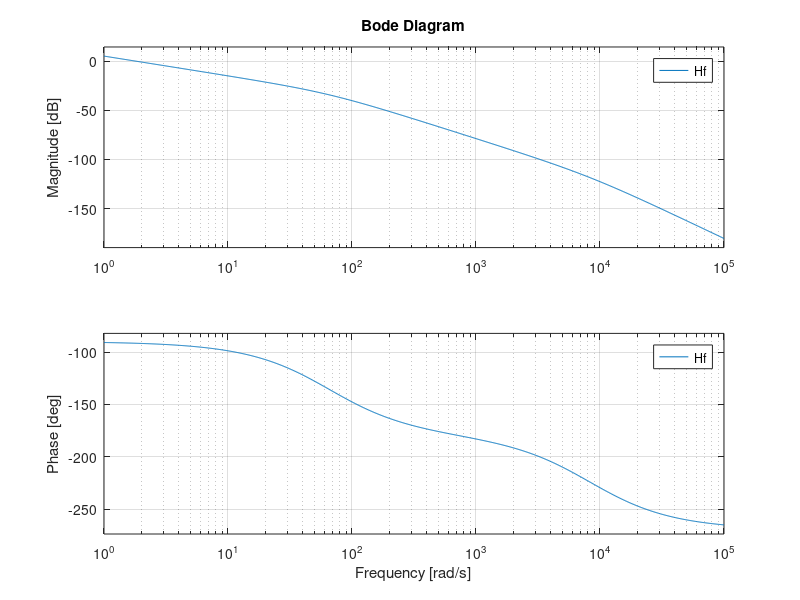
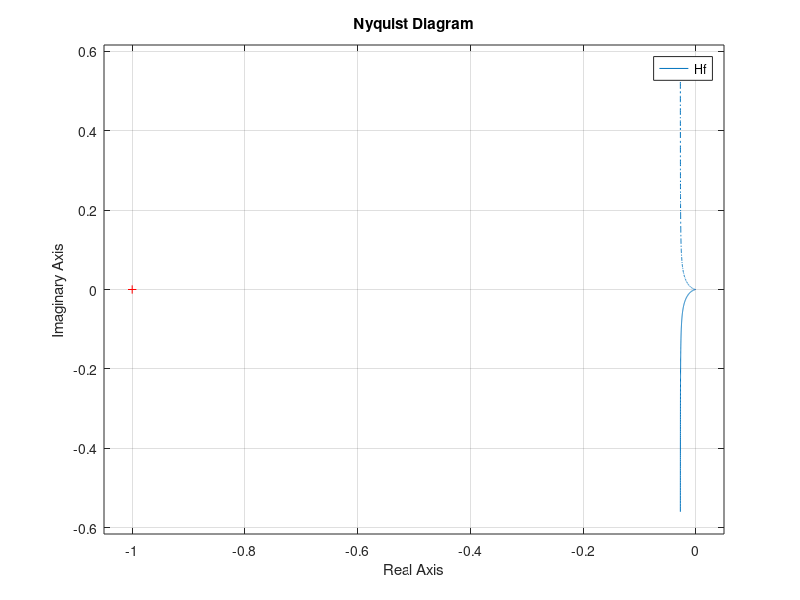
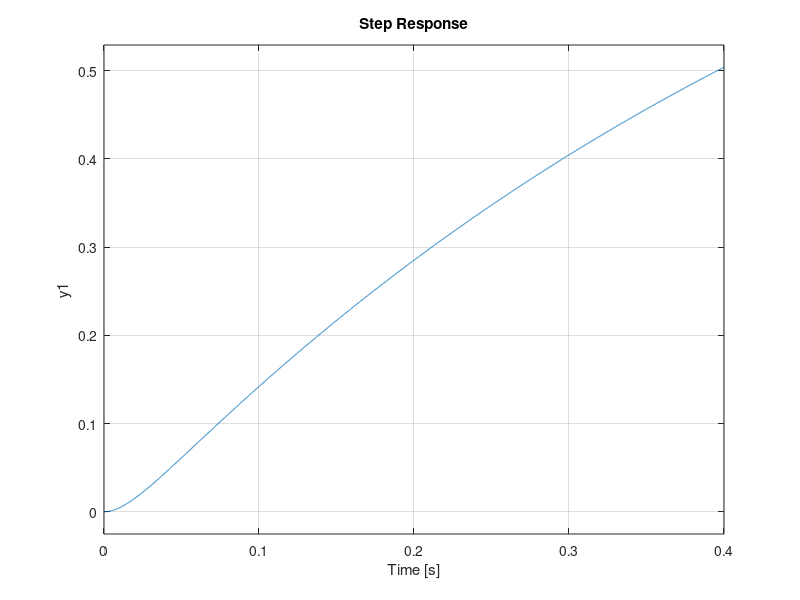
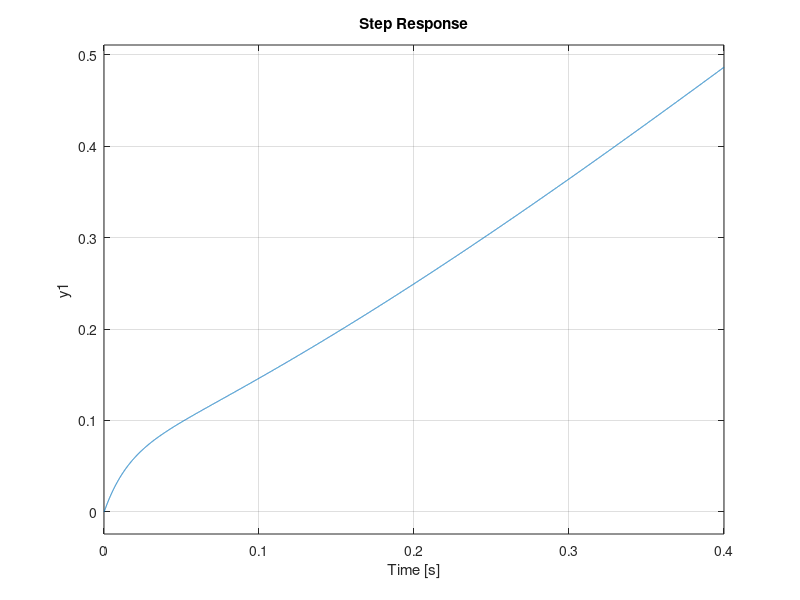

Reproduce these figures in MATLAB, in order.
clear
close all
% Datos del motor
K = 22233201.58/23;
p1 = 64.986;
p2 = 8382.70;

% Representación del lazo abierto
num = K;
den = [1 p1+p2 p1*p2 0];
Hf = tf(num, den);
bode(Hf);
figure
nyquist(Hf)

% Lazo cerrado sin PID
Hs = Hf/(1+Hf);
figure
step(Hs)

% Punto origen
modHw = @(w) abs(freqresp(Hf,w))-1;
w0 = fsolve(modHw, 2);

A = freqresp(Hf,w0);
rA = abs(A);
phaA = 2*pi+angle(A);

% Punto destino
rB = 1;
phaB = pi+30*pi/180;

% Cálculo de parámetros
alpha = 0.25;
rC = rB/rA;
phaC = phaB - phaA;
KP = rC*cos(phaC);
tauI = 1/(2*w0*alpha)*(tan(phaC)+sqrt(4*alpha+tan(phaC)^2));
tauD = alpha*tauI;

% Representación del lazo cerrado
%Hfb = hf_from_pid (KP, tauI, tauD, 2652.28, 64.986);
Hc = KP*(1 + tf([tauD 0],1) + tf(1, [tauI 0]));
Hfb = Hc*Hf/(1+Hc*Hf);
figure
step(Hfb);

% Lazo abierto modificado
figure
nyquist(Hf*Hc);

% Cálculo de parámetros
Tm = 0.005;

KI=KP*Tm/tauI;
KD=KP*tauD/Tm;

fprintf("KP=%f\nKI=%f\nKD=%f\n",KP, KI, KD)

t = 0:0.01:pi/w0*2*10;
u = sin(w0*t);
figure
lsim(Hfb,u,t)
